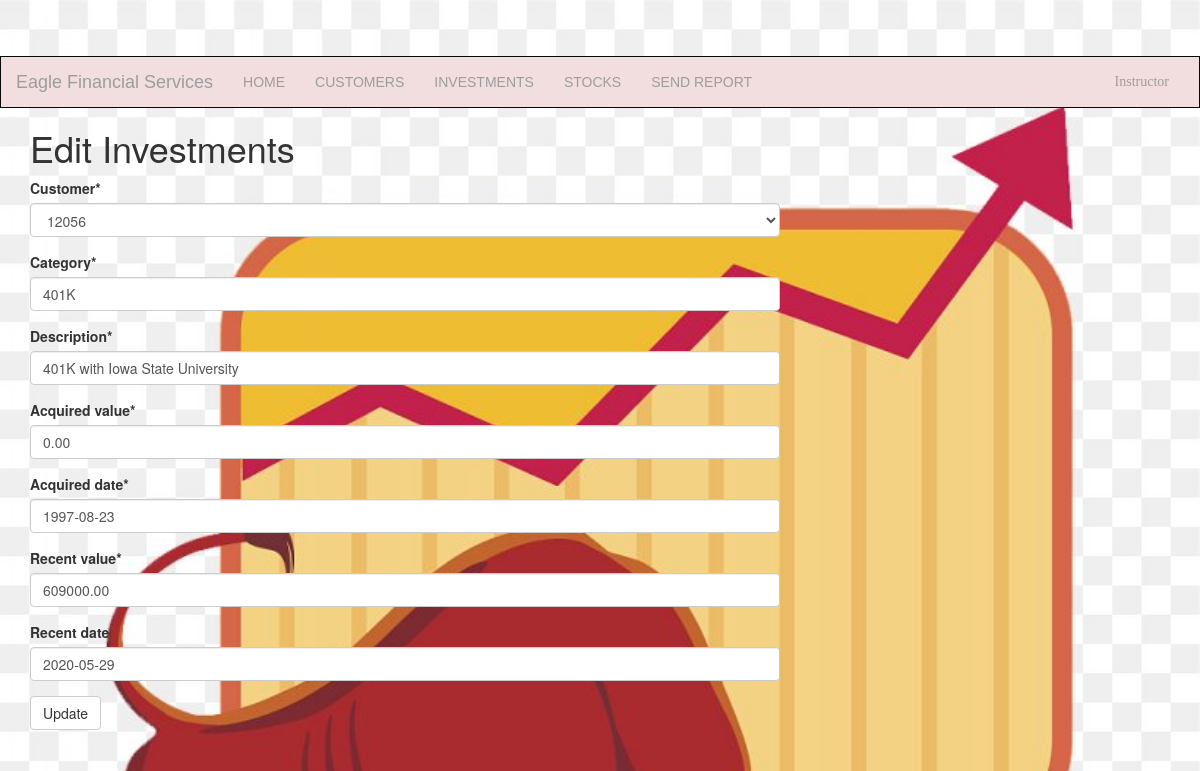
The page /investment/1/edit/ (signed in) on the database its author committed.
### portfolio/models.py (models this page shows, shortened)
class Investment(models.Model):
    customer = models.ForeignKey(Customer, on_delete=models.CASCADE, related_name='investments')
    category = models.CharField(max_length=50)
    description = models.CharField(max_length=200)
    acquired_value = models.DecimalField(max_digits=10, decimal_places=2)
    acquired_date = models.DateField(default=timezone.now)
    recent_value = models.DecimalField(max_digits=10, decimal_places=2)
    recent_date = models.DateField(default=timezone.now, blank=True, null=True)

### portfolio/views.py (the view)
# urls.py: path('investment/<int:pk>/edit/', views.investment_edit, name='investment_edit'),
@login_required
def investment_edit(request, pk):
    investment = get_object_or_404(Investment, pk=pk)
    if request.method == "POST":
        form = InvestmentForm(request.POST, instance=investment)
        if form.is_valid():
            investment = form.save()
            investment.updated_date = timezone.now()
            investment.save()
            investments = Investment.objects.filter(acquired_date__lte=timezone.now())
            return render(request, 'portfolio/investment_list.html', {'investments': investments})
    else:
        form = InvestmentForm(instance=investment)
    return render(request, 'portfolio/investment_edit.html', {'form': form})

### portfolio/forms.py
class InvestmentForm(forms.ModelForm):
    class Meta:
        model = Investment
        fields = (
            'customer', 'category', 'description', 'acquired_value', 'acquired_date', 'recent_value', 'recent_date',)

### portfolio/models.py (called while the page is built)
    def __str__(self):
        return str(self.cust_number)

### templates/portfolio/investment_edit.html
{% extends 'portfolio/base.html' %}
{% load static %}
{% load crispy_forms_filters %}
{% load crispy_forms_tags %}
{% block content %}
    <h1>Edit Investments</h1>
    <form method="POST" class="investment-form">{% csrf_token %}
         {{ form|crispy }}
        <button type="submit" class="save btn btn-default">Update</button>
    </form>
{% endblock %}

### templates/portfolio/base.html (shortened to what this page needs)
{% load static %}
<html lang="en">
<head>
    <link rel="stylesheet" type="text/css" href="{% static 'css/portfolio.css' %}">
    <link rel="stylesheet" href="https://maxcdn.bootstrapcdn.com/bootstrap/3.3.7/css/bootstrap.min.css">
  </head>
<body id="app-layout" style="background-color:azure">
<nav class="navbar navbar-inverse">
    <div class="container-fluid">
        <div class="navbar-header">
            <a class="navbar-brand" href="/">
                Eagle Financial Services
            </a>
        </div>
        <div class="collapse navbar-collapse" id="myNavbar">
            <ul class="nav navbar-nav">
                <li class="nav-item"><a class="nav-link text-light text-uppercase font-weight-bold px-3"  href="{% url 'portfolio:home' %}">Home</a></li>
                <li class="nav-item"><a class="nav-link text-light text-uppercase font-weight-bold px-3" href="{% url 'portfolio:customer_list' %}">Customers</a></li>
               <li class="nav-item"><a class="nav-link text-light text-uppercase font-weight-bold px-3" href="{% url 'portfolio:investment_list' %}">Investments</a></li>
                <li class="nav-item"><a class="nav-link text-light text-uppercase font-weight-bold px-3" href="{% url 'portfolio:stock_list' %}">Stocks</a></li>
                <li class="nav-item"><a class="nav-link text-light text-uppercase font-weight-bold px-3" href="{% url 'portfolio:contact' %}">Send Report</a></li>
                            </ul>
            <ul class="nav navbar-nav navbar-right">
                {% if user.is_authenticated %}
                    <li class="dropdown">
                        <a class="nav-link dropdown-toggle" href="#" id="navbarDropdown" role="button" data-toggle="dropdown" aria-haspopup="true" aria-expanded="false"style="font-family: 'Arial Black'" >{{ user.username|title }}</a>
                    </li>
                               {% endif %}
            </ul>
        </div>
    </div>
</nav>
<div class="content container">
    <div class="row">
        <div class="col-md-8">
            {% block content %}{% endblock %}
        </div>
    </div>
</body>
</html>

### portfolio/static/css/portfolio.css (style rules this page uses)
body { align-content: center; background-image: url('../images/img.png'); background-attachment: fixed; background-size: cover; font-family: Arial; font-size: medium; }

### templates/portfolio/base.html (style rules this page uses)
.navbar { background:#f2dede; margin-bottom: 0; border-radius: 0; font-family: "Arial Black", sans-serif; }

### rows shown on the page
Investment: customer "12056", category "401K", description "401K with Iowa State University", acquired_value "0.00", acquired_date "1997-08-23", recent_value "609000.00", recent_date "2020-05-29"

### other values the page prints
{{ user.username|title }} "Instructor"
